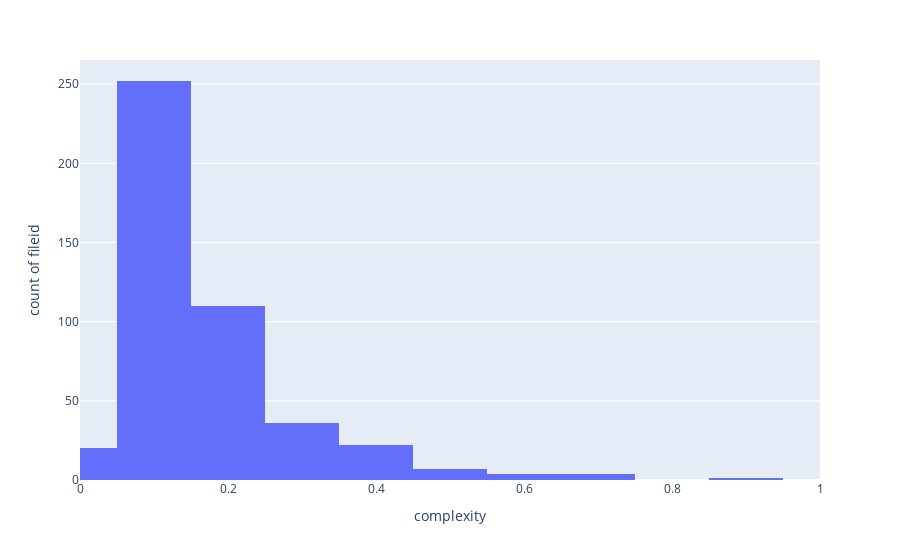

Notebook cell for this chart:
### Code cell
fig = px.histogram(normdfbpmn, x="complexity", y="fileid",range_x=[0,1],nbins=10, template="plotly")
fig.show()

### Figure 1 — Plotly figure (JSON) as saved in the notebook; plotly's stock layout.template omitted (floating-point values rounded to 4 significant figures; data arrays with more than 128 entries replaced by an {"elided": "..."} marker saying what was removed)
{"data": [{"alignmentgroup": "True", "bingroup": "x", "hoverlabel": {"namelength": 0}, "hovertemplate": "complexity=%{x}<br>count of fileid=%{y}", "legendgroup": "", "marker": {"color": "#636efa"}, "name": "", "nbinsx": 10, "offsetgroup": "", "orientation": "v", "showlegend": false, "type": "histogram", "x": {"elided": "456 float values"}, "xaxis": "x", "y": {"elided": "456 float values"}, "yaxis": "y"}], "layout": {"barmode": "relative", "legend": {"tracegroupgap": 0}, "margin": {"t": 60}, "xaxis": {"anchor": "y", "domain": [0, 1], "range": [0, 1], "title": {"text": "complexity"}}, "yaxis": {"anchor": "x", "domain": [0, 1], "title": {"text": "count of fileid"}}}}
